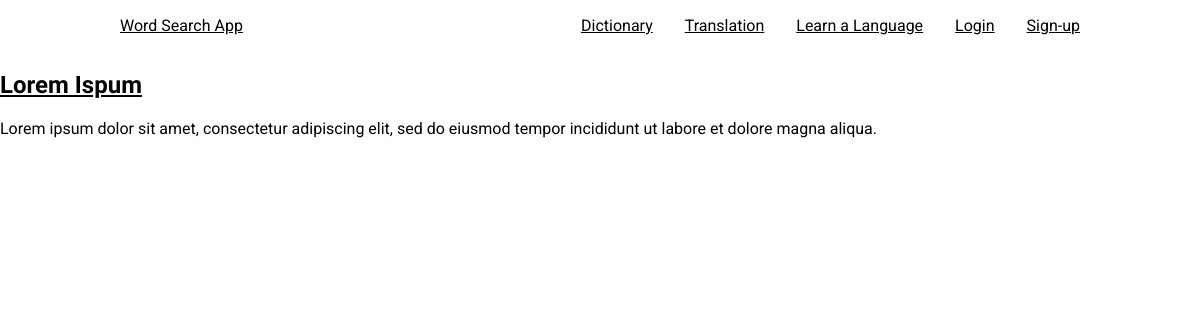
/curriculum/, run on an earlier commit of the app's database.
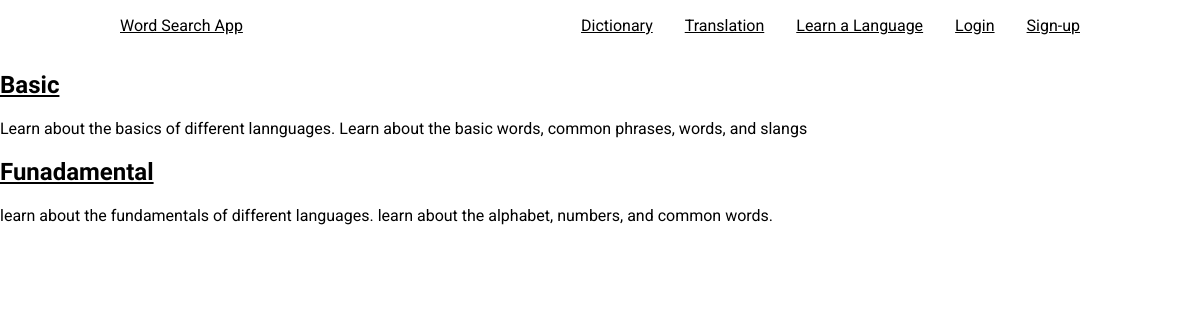
And on a later commit of the database.
### curriculum/models.py (models this page shows, shortened)
class Standard(models.Model):
    name = models.CharField(max_length=100, unique=True)
    slug = models.SlugField(null=True, blank=True)
    description = models.TextField(max_length=500,blank=True)

### curriculum/views.py (the view)
# urls.py: path('', views.StandardListView.as_view(), name='standard_list'),
class StandardListView(ListView):
    context_object_name = 'standards'
    model = Standard
    template_name = 'curriculum/standard_list_view.html'

### curriculum/templates/curriculum/standard_list_view.html
{% extends 'Login/base.html' %}
{% block content %}
  <div class="standard_list_container">
    {%for standard in standards %}
    <div class="standard_list_block">
      <h2>
        <a href = "{% url 'curriculum:subject_list' slug=standard.slug %}">{{standard.name}}</a>
      </h2>
      <p>{{standard.description}}</p>
    </div>
    {% endfor %}
  </div>
{% endblock%}

### Login/Templates/Login/base.html (shortened to what this page needs)
{% load static %}
<!DOCTYPE html>
<html>
  <head>
    <link rel="stylesheet" href="{% static 'Login/css/master.css' %}">
  </head>
 <body>
    <header>
      <div class="logo">
        <a href="{% url 'Login:homepage' %}">Word Search App</a>
      </div>
      <nav>
        <ul class="nav__list">
          <li class="nav__link"><a href="{% url 'Dictionary:index' %}">Dictionary</a></li>
          <li class="nav__link"><a href="{% url 'Translate:index' %}">Translation</a></li>
          <li class="nav__link"><a href="{% url 'curriculum:standard_list' %}">Learn a Language</a></li>
          {% if user.is_authenticated %}
            <li  class="mr-5 text-light"> {{user.username}}</li>
            <li class="nav__link"><a href="{% url 'Login:logout' %}">Log out</a></li>
          {% else %}
            <li class="nav__link"><a href="{% url 'Login:register' %}">Login</a></li>
            <li class="nav__link"><a href="{% url 'Login:login' %}">Sign-up</a></li>
          {% endif %}
        </ul>
      </nav>
    </header>
    {% block content %}
    {% endblock %}
  </body>
</html>

### Login/static/Login/css/master.css (style rules this page uses)
* { box-sizing: border-box; }
html { scroll-behavior: smooth; }
body { margin: 0; font-family: "Roboto", sans-serif; font-weight: 400; }
h1, h2 { font-family: "Oswald", sans-serif; }
a { color: inherit; }
ul { list-style: none; display: flex; padding-left: 0; }
li + li { padding-left: 1rem; }
header { width: 80%; margin: auto; display: flex; justify-content: space-between; align-items: center; }
.nav__link + .nav__link { margin-left: 1rem; }

What changed in the data, as far as the page shows it:
removed Standard: name "Lorem Ispum", description "Lorem ipsum dolor sit amet, consectetur adipiscing elit, sed do eiusmod tempor incididunt ut labore et dolore magna aliqua."
added Standard: name "Basic", description "Learn about the basics of different lannguages. Learn about the basic words, common phrases, words, and slangs"
added Standard: name "Funadamental", description "learn about the fundamentals of different languages. learn about the alphabet, numbers, and common words."
